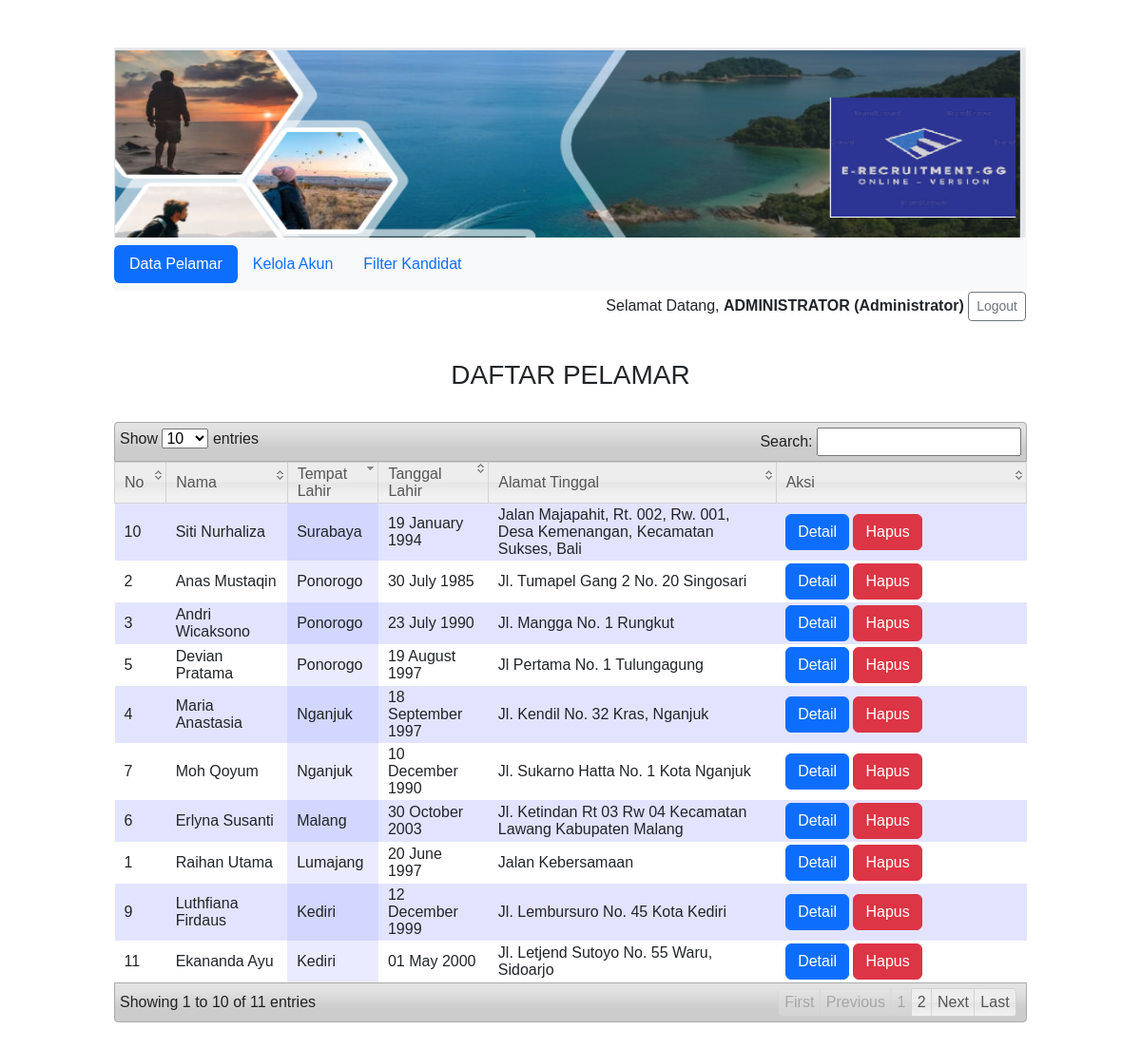
/supervisor/home_spv.php (signed in), run on the app's committed database.
### tables this page shows
CREATE TABLE `tb_user` (
  `id_user` int(11) NOT NULL,
  `username` varchar(20) NOT NULL,
  `nama` varchar(100) NOT NULL,
  `password` varchar(13) NOT NULL,
  `jenis_user` varchar(13) NOT NULL COMMENT 'administrator, pelamar, supervisor, staff',
  `status` varchar(1) NOT NULL DEFAULT 'n' COMMENT 'Y = valid; N = tidak valid;\r\nvalid = bisa login'
);

CREATE TABLE `tb_pelamar` (
  `id_pelamar` int(11) NOT NULL,
  `nama` varchar(200) NOT NULL,
  `panggilan` varchar(200) NOT NULL,
  `templahir` varchar(100) NOT NULL,
  `tgllahir` date NOT NULL,
  `jenis_kelamin` varchar(1) NOT NULL,
  `agama` varchar(9) NOT NULL,
  `alamat_tinggal` varchar(150) NOT NULL,
  `alamat_ktp` varchar(150) NOT NULL,
  `hp` varchar(13) NOT NULL,
  `wa` varchar(13) NOT NULL,
  `email` varchar(100) NOT NULL,
  `foto` varchar(100) NOT NULL
);

### supervisor/home_spv.php (the view, shortened to what this page needs)
<?php
 include("../koneksi.php");
 $query = "SELECT * FROM tb_pelamar";
 $hasil = mysqli_query($conn,$query);
$usersql = "SELECT * FROM tb_user WHERE id_user = ".$_SESSION['id'];
$hasiluser=mysqli_query($conn,$usersql);
$user=mysqli_fetch_array($hasiluser);
?>
<html>
  <head>
    <link href="../css/bootstrap.min.css" rel="stylesheet">
  </head>
  <body>
    <div class="wrap">
    <img src="../img/Header-GG.PNG" alt="Welcome" width="100%" height="200px">
<nav class="navbar navbar-expand-lg navbar-black bg-light">
    <ul class="nav nav-pills">
          <li class="nav-item">
            <a class="nav-link active" href="#">Data Pelamar</a>
          </li>
           <li class="nav-item">
            <a class="nav-link" href="manageakun_spv.php">Kelola Akun</a>
          </li>
          <li class="nav-item">
            <a class="nav-link" href="#">Filter Kandidat</a>
          </li>
    </ul>
</nav>
<table align = "right">
<tr>
    <td>
 <?php
    echo "Selamat Datang, <strong>".strtoupper($user["nama"])." (".ucwords(strtolower($user["jenis_user"])).")</strong>&nbsp;";
    echo "<a href='../action.php?act=logout' \" class = 'btn btn-outline-secondary btn-sm'>Logout </a>";
  ?>
</td>
 </tr>
 </table>
<br><br><br>
<h3 align = "center">DAFTAR PELAMAR </h3>
<br>
<table id="datatables" class="display">
  	<thead>
  		<tr>
        <th>No</th>
        <th>Nama</th>
        <th>Tempat Lahir</th>
        <th>Tanggal Lahir</th>
        <th>Alamat Tinggal</th>
        <th>Aksi</th>
      </tr>
  	</thead>
   <tbody>
<?php
$nomor=1;
while($data=mysqli_fetch_array($hasil)){ ?>
   <tr>
 <td><?php echo $nomor;?></td>
    <td><?php echo ucwords(strtolower($data['nama']));?> </td>
    <td><?php echo ucwords(strtolower($data['templahir']));?></td>
    <td><?php echo date('d F Y', strtotime($data['tgllahir']));?></td>
    <td><?php echo ucwords(strtolower($data['alamat_tinggal']));?></td>
    <td width="250">
      <button type="button" class="btn btn-primary" value="Detail" onclick="location.href='details_spv.php?id=<?=$data['id_pelamar']?>'">Detail</button>
      <a href="" data-bs-toggle="modal" data-bs-target="#staticBackdrop<?=$data['id_pelamar']?>" class="btn btn-danger"> Hapus </a>
</td>
<?php $nomor++;} ?>
</tbody>
</table>
</div>
  </body>
</html>

### css/style.css (style rules this page uses)
body { background-color: #fff; }
.wrap { width: 960px; margin: 50px auto; }

### media/css/demo_table_jui.css (style rules this page uses)
table.display thead th { padding: 3px 0px 3px 10px; cursor: pointer; * cursor: hand; }
table.display { margin: 0 auto; width: 100%; clear: both; border-collapse: collapse; }
table.display td { padding: 3px 10px; }
tr.odd { background-color: #E2E4FF; }
tr.even { background-color: white; }
tr.odd td.sorting_1 { background-color: #D3D6FF; }
tr.even td.sorting_1 { background-color: #EAEBFF; }

### supervisor/home_spv.php (style rules this page uses)
* { font-family: arial; }

### data on the page
tb_user: nama "ADMINISTRATOR", jenis_user "Administrator"
tb_pelamar: nama "Raihan Utama", templahir "Lumajang", tgllahir "20 June 1997", alamat_tinggal "Jalan Kebersamaan"
tb_pelamar: nama "Anas Mustaqin", templahir "Ponorogo", tgllahir "30 July 1985", alamat_tinggal "Jl. Tumapel Gang 2 No. 20 Singosari"
tb_pelamar: nama "Andri Wicaksono", templahir "Ponorogo", tgllahir "23 July 1990", alamat_tinggal "Jl. Mangga No. 1 Rungkut"
tb_pelamar: nama "Maria Anastasia", templahir "Nganjuk", tgllahir "18 September 1997", alamat_tinggal "Jl. Kendil No. 32 Kras, Nganjuk"
tb_pelamar: nama "Devian Pratama", templahir "Ponorogo", tgllahir "19 August 1997", alamat_tinggal "Jl Pertama No. 1 Tulungagung"
tb_pelamar: nama "Erlyna Susanti", templahir "Malang", tgllahir "30 October 2003", alamat_tinggal "Jl. Ketindan Rt 03 Rw 04 Kecamatan Lawang Kabupaten Malang"
tb_pelamar: nama "Moh Qoyum", templahir "Nganjuk", tgllahir "10 December 1990", alamat_tinggal "Jl. Sukarno Hatta No. 1 Kota Nganjuk"
tb_pelamar: nama "Luthfiana Firdaus", templahir "Kediri", tgllahir "12 December 1999", alamat_tinggal "Jl. Lembursuro No. 45 Kota Kediri"
tb_pelamar: nama "Siti Nurhaliza", templahir "Surabaya", tgllahir "19 January 1994", alamat_tinggal "Jalan Majapahit, Rt. 002, Rw. 001, Desa Kemenangan, Kecamatan Sukses, Bali"
tb_pelamar: nama "Ekananda Ayu", templahir "Kediri", tgllahir "01 May 2000", alamat_tinggal "Jl. Letjend Sutoyo No. 55 Waru, Sidoarjo"
